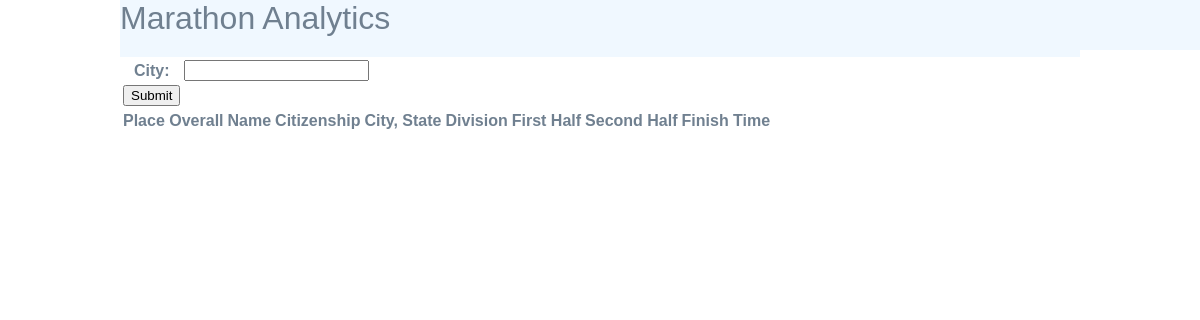
The app's page /marathon_analytics/, older data.
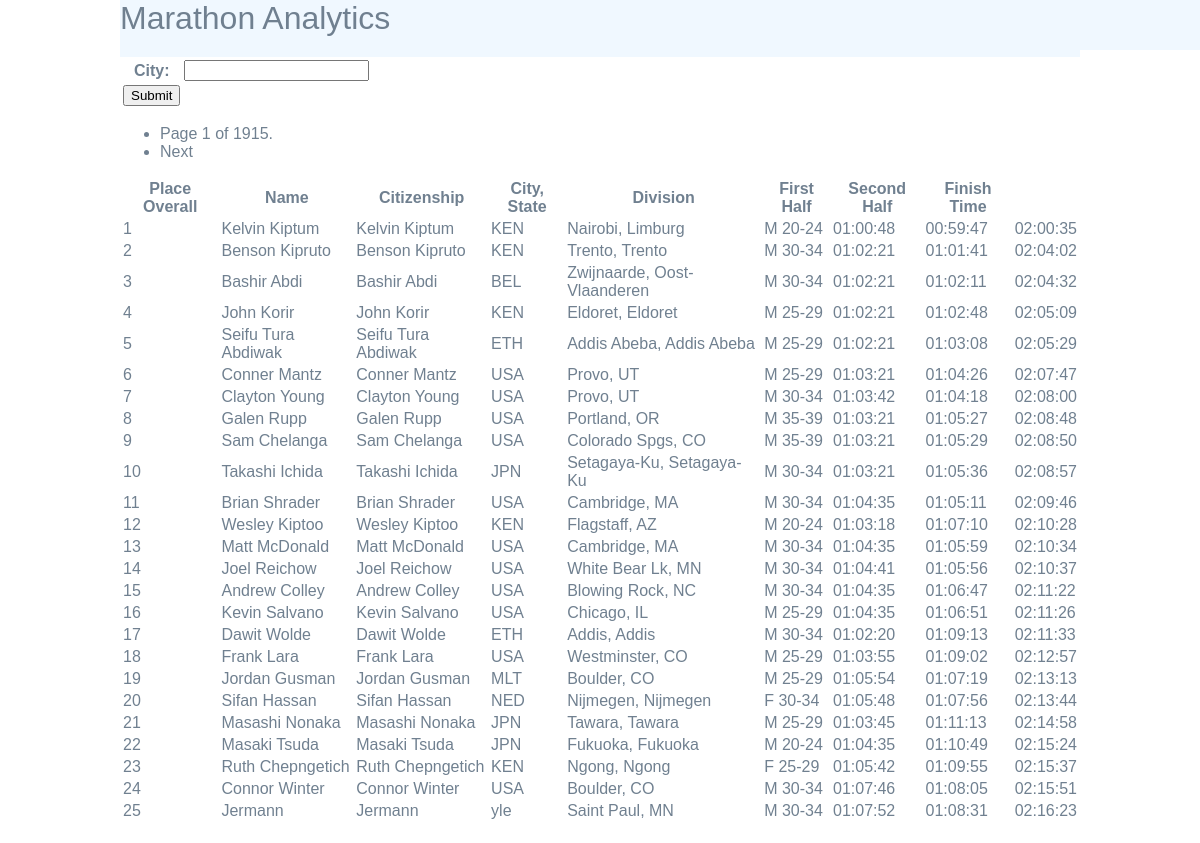
The same page, newer data.
### marathon_analytics/models.py (models this page shows, shortened)
class Result(models.Model):
    bib = models.IntegerField()
    first_name = models.TextField()
    last_name = models.TextField()
    ctz = models.TextField()
    city = models.TextField()
    state = models.TextField()
    gender = models.CharField(max_length=6)
    division = models.CharField(max_length=6)
    place_overall = models.IntegerField()
    place_gender = models.IntegerField()
    place_division = models.IntegerField()
    start_time_of_day = models.TimeField()
    finish_time_of_day = models.TimeField()
    time_finish = models.TimeField()
    time_half1 = models.TimeField()
    time_half2 = models.TimeField()

### marathon_analytics/views.py (the view)
# urls.py: path(r'', views.ResultsListView.as_view(), name='home'),
class ResultsListView(ListView):
    model = Result
    template_name = 'marathon_analytics/results.html'
    context_object_name = 'results'
    paginate_by = 25
    def get_queryset(self):
        results = super().get_queryset() # entire queryset
        if 'city' in self.request.GET:
            city = self.request.GET['city']
            if city:
                results = results.filter(city=city)
        return results

### marathon_analytics/templates/marathon_analytics/results.html (shortened to what this page needs)
{% extends 'marathon_analytics/base.html' %}
{% block content %}
<div class="container">
    <div class="row">
        {% include "marathon_analytics/search.html" %}
    </div>
    <div class="row">
        {% if is_paginated %}
        <ul class="pagination">
                <li class="">
                    <span>Page {{ page_obj.number }} of {{ page_obj.paginator.num_pages }}.</span>
                </li>
            {% if page_obj.has_next %}
                <li>
                    <span><a href="?page={{ page_obj.next_page_number }}">Next</a></span>
                </li>
            {% endif %}
            </ul>
        {% endif %}
    </div>
    <div class="row">
        <table>
            <tr>
                <th>Place Overall</th>
                <th>Name</th>
                <th>Citizenship</th>
                <th>City, State</th>
                <th>Division</th>
                <th>First Half</th>
                <th>Second Half</th>
                <th>Finish Time</th>
            </tr>
            {% for r in results %}
            <tr>
                <td>{{r.place_overall}}</td>
                <td><a href="{% url 'result_detail' r.pk %}">
                    {{r.first_name}} {{r.last_name}}
                    </a>
                </td>
                <td>{{r.first_name}} {{r.last_name}}</a>
                </td>
                <td>{{r.ctz}}</td>
                <td>{{r.city}}, {{r.state}}</td>
                <td>{{r.gender.0}} {{r.division}}</td>
                <td>{{r.time_half1|time:"H:i:s"}}</td>
                <td>{{r.time_half2|time:"H:i:s"}}</td>
                <td>{{r.time_finish|time:"H:i:s"}}</td>
            </tr>
            {% endfor %}
        </table>
    </div>
</div>
{% endblock %}

### marathon_analytics/templates/marathon_analytics/base.html (shortened to what this page needs)
{% load static %}
<html>
    <head>
        <link rel="stylesheet" href="{% static 'styles.css' %}">
    </head>
    <body>
        <header>
            <h1>Marathon Analytics</h1>
        </header>
    {% block content %}
    {% endblock %}
    </body>
</html>

### marathon_analytics/templates/marathon_analytics/search.html
<h1>Search Form</h1>
<table>
<form action="{% url 'results_list' %}">
    <tr>
        <th>City:</th>
        <td><input type="text" name="city"></td>
    </tr>
    <tr>
        <td><input type="submit"></td>
        <td></td>
    </tr>
</form>
</table>

### static/styles.css (style rules this page uses)
body { background-color: #fff; color: slategray; font-family: arial; }
h1,h2,h3,h4,h5 { font-weight: normal; background:aliceblue; margin: 0; }
a, a:visited { color: slategrey; text-decoration: none; }
body { max-width: 960px; margin: 20px auto; padding: 20px auto; }
header { width: 100%; display: grid; grid-template-columns: 1fr 1fr; background:aliceblue; position: fixed; top: 0px; z-index: 999; }

Row changes from the older to the newer data that the page shows:
added Result: place_overall "1", first_name "Kelvin", last_name "Kiptum", ctz "KEN", city "Nairobi", state "Limburg", gender.0 "M", division "20-24", time_half1 "01:00:48", time_half2 "00:59:47", time_finish "02:00:35"
added Result: place_overall "2", first_name "Benson", last_name "Kipruto", ctz "KEN", city "Trento", state "Trento", gender.0 "M", division "30-34", time_half1 "01:02:21", time_half2 "01:01:41", time_finish "02:04:02"
added Result: place_overall "3", first_name "Bashir", last_name "Abdi", ctz "BEL", city "Zwijnaarde", state "Oost-Vlaanderen", gender.0 "M", division "30-34", time_half1 "01:02:21", time_half2 "01:02:11", time_finish "02:04:32"
added Result: place_overall "4", first_name "John", last_name "Korir", ctz "KEN", city "Eldoret", state "Eldoret", gender.0 "M", division "25-29", time_half1 "01:02:21", time_half2 "01:02:48", time_finish "02:05:09"
added Result: place_overall "5", first_name "Seifu", last_name "Tura Abdiwak", ctz "ETH", city "Addis Abeba", state "Addis Abeba", gender.0 "M", division "25-29", time_half1 "01:02:21", time_half2 "01:03:08", time_finish "02:05:29"
added Result: place_overall "6", first_name "Conner", last_name "Mantz", ctz "USA", city "Provo", state "UT", gender.0 "M", division "25-29", time_half1 "01:03:21", time_half2 "01:04:26", time_finish "02:07:47"
added Result: place_overall "7", first_name "Clayton", last_name "Young", ctz "USA", city "Provo", state "UT", gender.0 "M", division "30-34", time_half1 "01:03:42", time_half2 "01:04:18", time_finish "02:08:00"
added Result: place_overall "8", first_name "Galen", last_name "Rupp", ctz "USA", city "Portland", state "OR", gender.0 "M", division "35-39", time_half1 "01:03:21", time_half2 "01:05:27", time_finish "02:08:48"
added Result: place_overall "9", first_name "Sam", last_name "Chelanga", ctz "USA", city "Colorado Spgs", state "CO", gender.0 "M", division "35-39", time_half1 "01:03:21", time_half2 "01:05:29", time_finish "02:08:50"
added Result: place_overall "10", first_name "Takashi", last_name "Ichida", ctz "JPN", city "Setagaya-Ku", state "Setagaya-Ku", gender.0 "M", division "30-34", time_half1 "01:03:21", time_half2 "01:05:36", time_finish "02:08:57"
added Result: place_overall "11", first_name "Brian", last_name "Shrader", ctz "USA", city "Cambridge", state "MA", gender.0 "M", division "30-34", time_half1 "01:04:35", time_half2 "01:05:11", time_finish "02:09:46"
added Result: place_overall "12", first_name "Wesley", last_name "Kiptoo", ctz "KEN", city "Flagstaff", state "AZ", gender.0 "M", division "20-24", time_half1 "01:03:18", time_half2 "01:07:10", time_finish "02:10:28"
added Result: place_overall "13", first_name "Matt", last_name "McDonald", ctz "USA", city "Cambridge", state "MA", gender.0 "M", division "30-34", time_half1 "01:04:35", time_half2 "01:05:59", time_finish "02:10:34"
added Result: place_overall "14", first_name "Joel", last_name "Reichow", ctz "USA", city "White Bear Lk", state "MN", gender.0 "M", division "30-34", time_half1 "01:04:41", time_half2 "01:05:56", time_finish "02:10:37"
added Result: place_overall "15", first_name "Andrew", last_name "Colley", ctz "USA", city "Blowing Rock", state "NC", gender.0 "M", division "30-34", time_half1 "01:04:35", time_half2 "01:06:47", time_finish "02:11:22"
added Result: place_overall "16", first_name "Kevin", last_name "Salvano", ctz "USA", city "Chicago", state "IL", gender.0 "M", division "25-29", time_half1 "01:04:35", time_half2 "01:06:51", time_finish "02:11:26"
added Result: place_overall "17", first_name "Dawit", last_name "Wolde", ctz "ETH", city "Addis", state "Addis", gender.0 "M", division "30-34", time_half1 "01:02:20", time_half2 "01:09:13", time_finish "02:11:33"
added Result: place_overall "18", first_name "Frank", last_name "Lara", ctz "USA", city "Westminster", state "CO", gender.0 "M", division "25-29", time_half1 "01:03:55", time_half2 "01:09:02", time_finish "02:12:57"
added Result: place_overall "19", first_name "Jordan", last_name "Gusman", ctz "MLT", city "Boulder", state "CO", gender.0 "M", division "25-29", time_half1 "01:05:54", time_half2 "01:07:19", time_finish "02:13:13"
added Result: place_overall "20", first_name "Sifan", last_name "Hassan", ctz "NED", city "Nijmegen", state "Nijmegen", gender.0 "F", division "30-34", time_half1 "01:05:48", time_half2 "01:07:56", time_finish "02:13:44"
added Result: place_overall "21", first_name "Masashi", last_name "Nonaka", ctz "JPN", city "Tawara", state "Tawara", gender.0 "M", division "25-29", time_half1 "01:03:45", time_half2 "01:11:13", time_finish "02:14:58"
added Result: place_overall "22", first_name "Masaki", last_name "Tsuda", ctz "JPN", city "Fukuoka", state "Fukuoka", gender.0 "M", division "20-24", time_half1 "01:04:35", time_half2 "01:10:49", time_finish "02:15:24"
added Result: place_overall "23", first_name "Ruth", last_name "Chepngetich", ctz "KEN", city "Ngong", state "Ngong", gender.0 "F", division "25-29", time_half1 "01:05:42", time_half2 "01:09:55", time_finish "02:15:37"
added Result: place_overall "24", first_name "Connor", last_name "Winter", ctz "USA", city "Boulder", state "CO", gender.0 "M", division "30-34", time_half1 "01:07:46", time_half2 "01:08:05", time_finish "02:15:51"
added Result: place_overall "25", last_name "Jermann", ctz "yle", city "Saint Paul", state "MN", gender.0 "M", division "30-34", time_half1 "01:07:52", time_half2 "01:08:31", time_finish "02:16:23"
Text that changed along with them:
{{ page_obj.number }}: (not shown) → "1"
{{ page_obj.paginator.num_pages }}: (not shown) → "1915"
text now shown: "Page of . Next"
